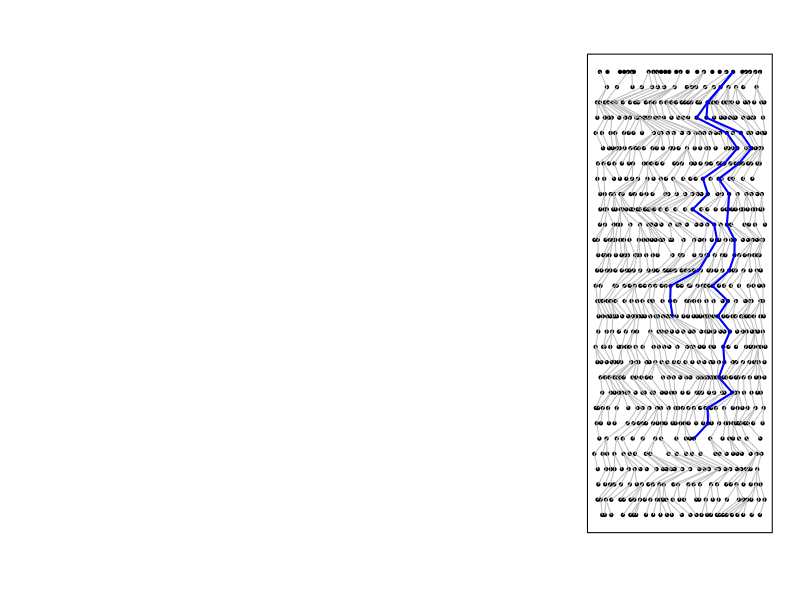
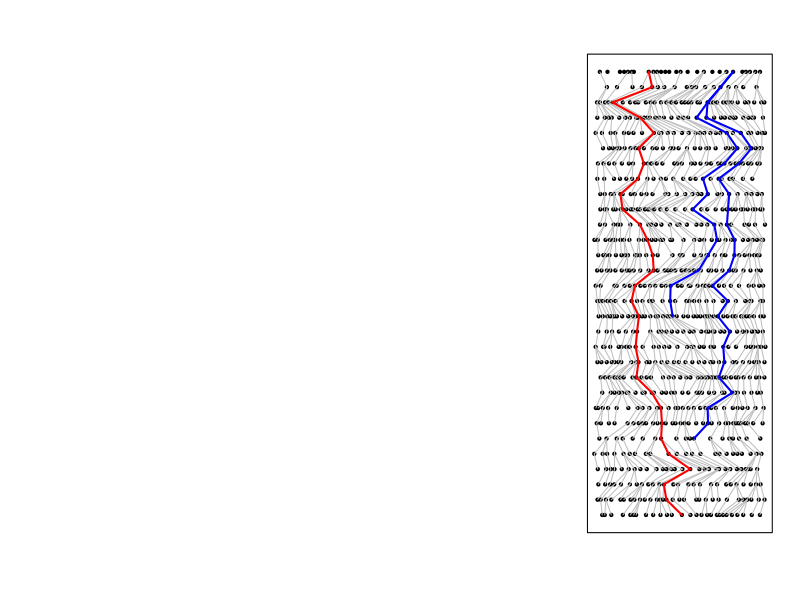
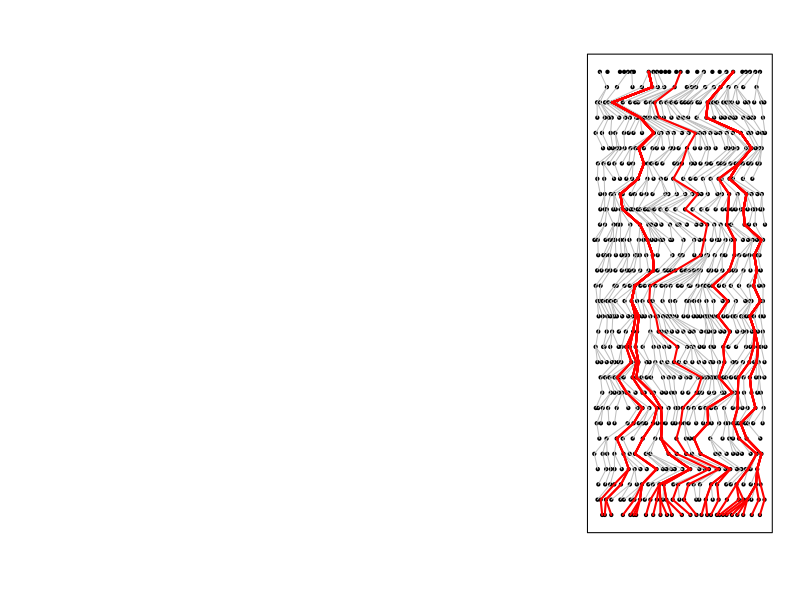
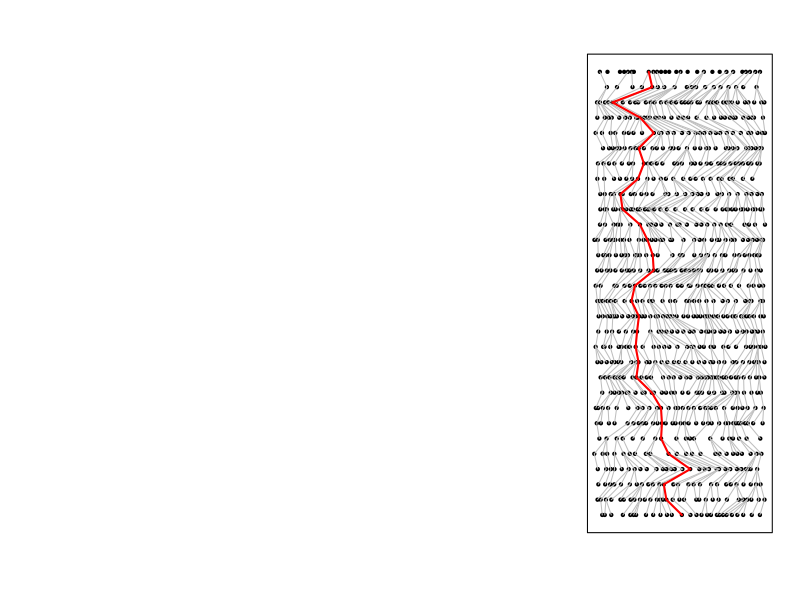
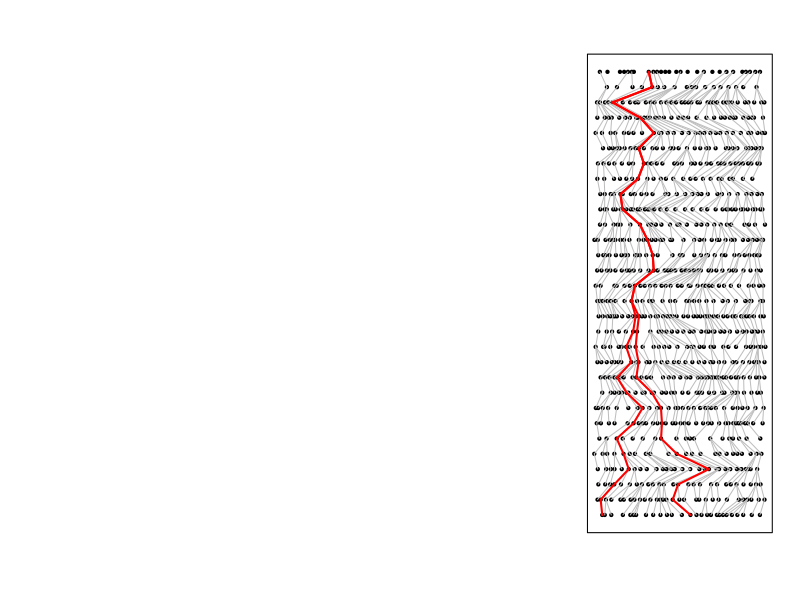
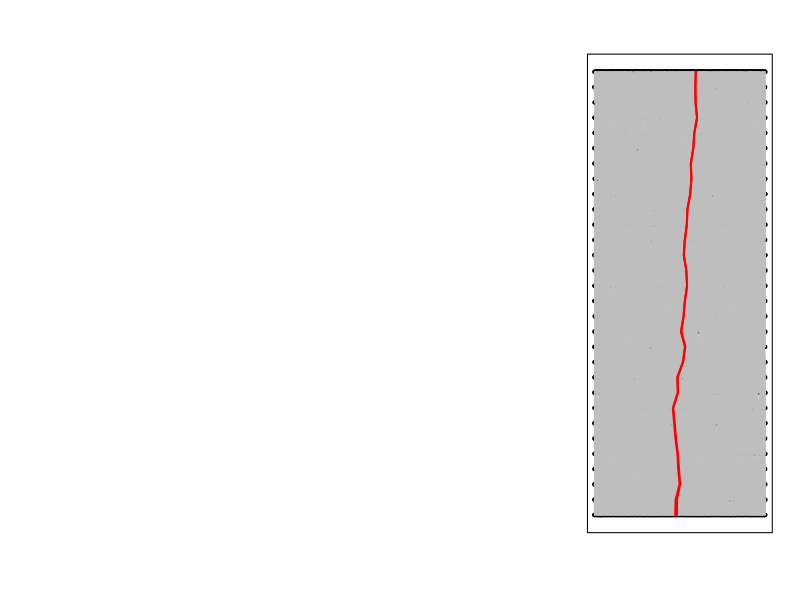
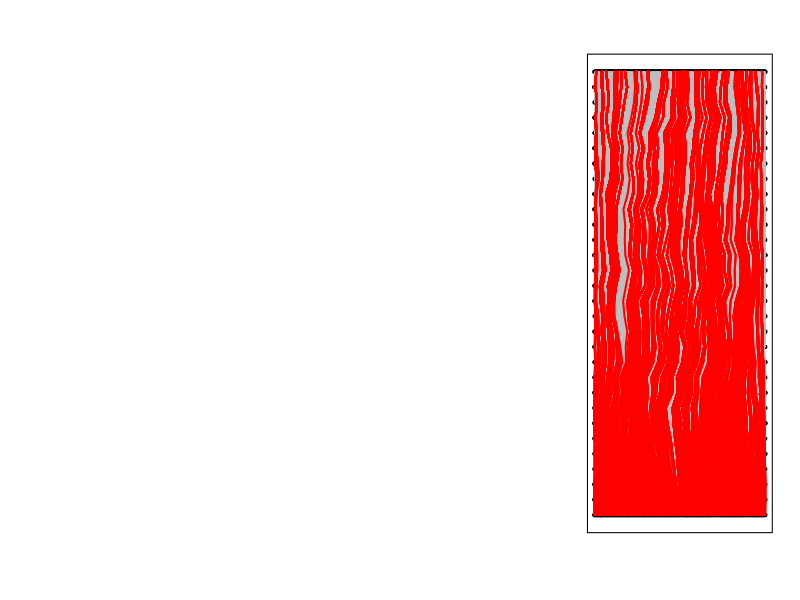

These figures' R source, in order:
# Note that (because of plotting)
# that time is "time ago" here.

nize <- function (x) { (cumsum(x)[-length(x)] / sum(x) )|> round(6) }

make_grid <- function (n, t) {
    xy <- do.call(rbind, lapply(1:t, function (s) {
        cbind(x=nize(rgamma(rpois(1, n)+2, shape=6)), t=s)
    })) |> data.frame()
    return(xy)
}

make_parents <- function(xy) {
    pc <- do.call(rbind, lapply(unique(xy$t)[-1], function (t) {
        cx <- xy$x[xy$t == t-1]
        px <- xy$x[xy$t == t]
        cbind(
              px=sort(sample(px, size=length(cx), replace=TRUE)),
              pt=t,
              cx=cx,
              ct=t-1
        )
    })) |> data.frame()
}

trace_up <- function (t, k, pc) {
    x <- pc$cx[pc$ct == t][k]
    out <- data.frame(x=x, t=t)
    while (t <= max(pc$ct)) {
        k <- which(pc$ct == t & pc$cx == x)
        x <- pc$px[k]
        t <- pc$pt[k]
        out <- rbind(out, data.frame(x=x, t=t))
    }
    return(out)
}

go_down <- function (t, k, pc) {
    # finds the deepest descendant(s) of t, k
    j <- which(pc$ct == t)[k]
    while (length(j) > 0) {
        x <- pc$cx[j]
        t <- pc$ct[j]
        j <- which(pc$pt %in% t & pc$px %in% x)
        stopifnot(length(unique(t)) == 1)
    }
    k <- match(x, pc$cx[pc$ct == t[1]])
    return(data.frame(k=k, t=t))
}

num_descendants <- function(s, t, pc) {
    stopifnot(s < t)
    x <- subset(pc, ct==s)$cx
    n <- rep(1, length(x))
    for (u in s:(t-1)) {
        px <- subset(pc, ct==u+1)$cx
        pn <- tapply(n,
                 factor(
                    match(subset(pc, ct==u)$px, px),
                    levels=seq_along(px)),
                 sum)
        pn[is.na(pn)] <- 0
        x <- px
        n <- pn
    }
    return(n)
}

pick_branch_point <- function (t, pc) {
    x <- subset(pc, ct == t)$cx
    n <- num_descendants(1, t, pc)
    k <- sample(which(n > 1), 1)
    return(k)
}

plot_setup <- function (xy, pc) {
    layout(t(1:3))
    for (i in 1:2) plot(0, type='n', xlab='', ylab='', xaxt='n', yaxt='n', bty='n')
    plot(xy, pch=20, xaxt='n', yaxt='n', xlab='', ylab='')
    segments(x0=pc$cx, y0=pc$ct, x1=pc$px, y1=pc$pt, col='grey')
}

set.seed(123)
N <- 30
T <- 30
xy <- make_grid(N, T)
pc <- make_parents(xy)
n <- table(xy$t)

png(file="lines_potential.png", width=1500, height=1000, pointsize=10)
    plot_setup(xy, pc)
    lines(trace_up(14, floor(n[14]/2), pc), col='blue', lwd=2)
    lines(trace_up(6, floor(2*n[6]/3), pc), col='blue', lwd=2)
dev.off()

# successful
png(file="lines_successful.png", width=1500, height=1000, pointsize=10)
    plot_setup(xy, pc)
    lines(trace_up(14, floor(n[14]/2), pc), col='blue', lwd=2)
    lines(trace_up(6, floor(2*n[6]/3), pc), col='blue', lwd=2)
    lines(trace_up(1, floor(n[1]/2), pc), col='red', lwd=2)
dev.off()

# all successful
png(file="lines_successful_all.png", width=1500, height=1000, pointsize=10)
    plot_setup(xy, pc)
    # all of them
    for (k in 1:n[1]) {
        lines(trace_up(1, k, pc), col='red', lwd=2)
    }
dev.off()

# lineage
png(file="lines_lineage.png", width=1500, height=1000, pointsize=10)
    plot_setup(xy, pc)
    lines(trace_up(1, floor(n[1]/2), pc), col='red', lwd=2)
dev.off()

# branching
png(file="lines_branching.png", width=1500, height=1000, pointsize=10)
    plot_setup(xy, pc)
    t <- T-10
    bk <- pick_branch_point(t, pc)
    kk <- go_down(t, bk, pc)$k
    for (k in c(min(kk), max(kk))) {
        lines(trace_up(1, k, pc), col='red', lwd=2)
    }
dev.off()


## rare branching
N <- 900
T <- 30
xy <- make_grid(N, T)
pc <- make_parents(xy)
n <- table(xy$t)


# branching
png(file="lines_branching_rare.png", width=1500, height=1000, pointsize=10)
    plot_setup(xy, pc)
    t <- T-10
    bk <- pick_branch_point(t, pc)
    kk <- go_down(t, bk, pc)$k
    for (k in c(min(kk), max(kk))) {
        lines(trace_up(1, k, pc), col='red', lwd=2)
    }
dev.off()

# all successful
png(file="lines_successful_all_rare.png", width=1500, height=1000, pointsize=10)
    plot_setup(xy, pc)
    # all of them
    for (k in 1:n[1]) {
        lines(trace_up(1, k, pc), col='red', lwd=2)
    }
dev.off()

